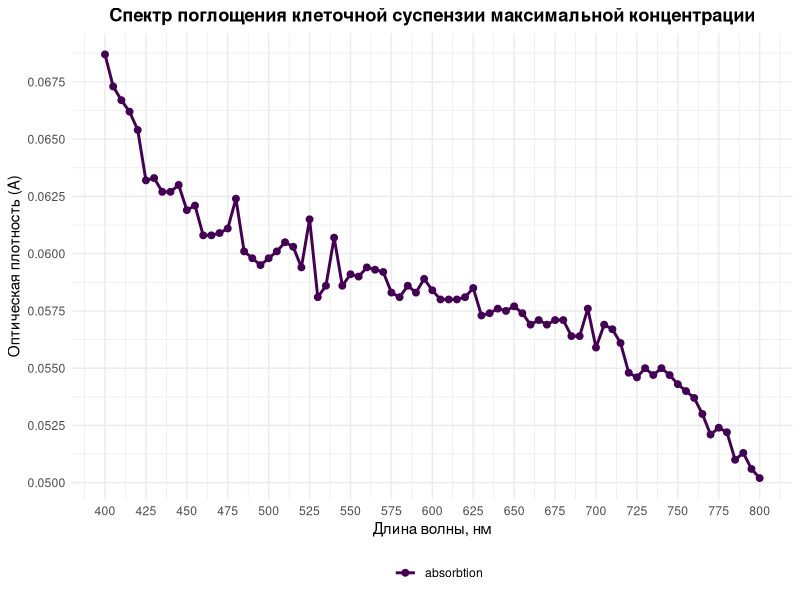
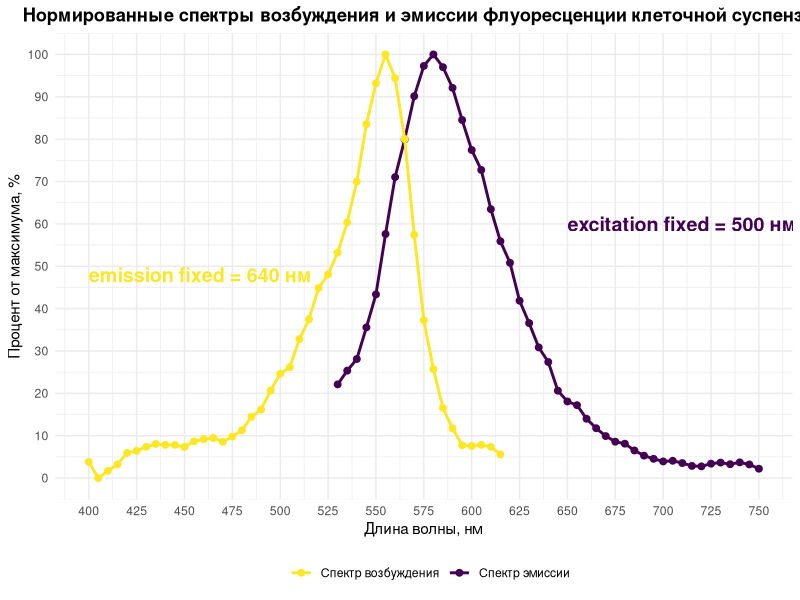
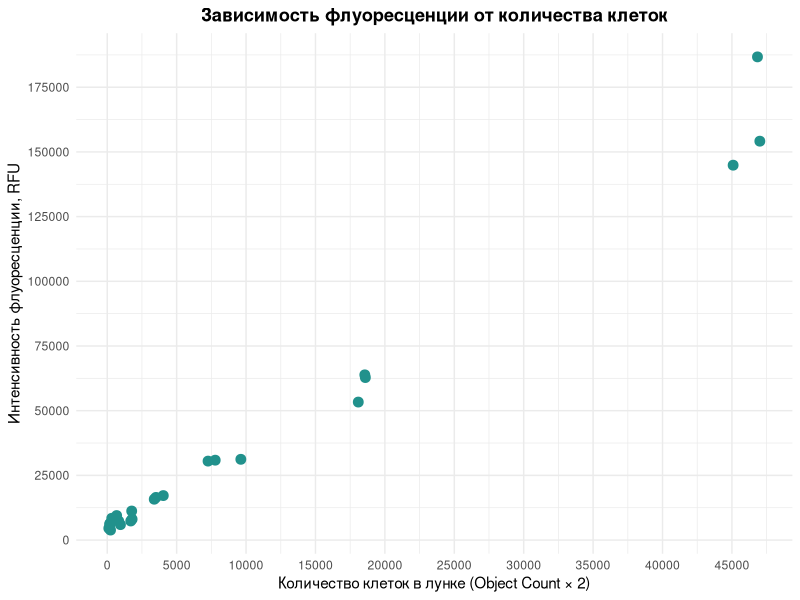
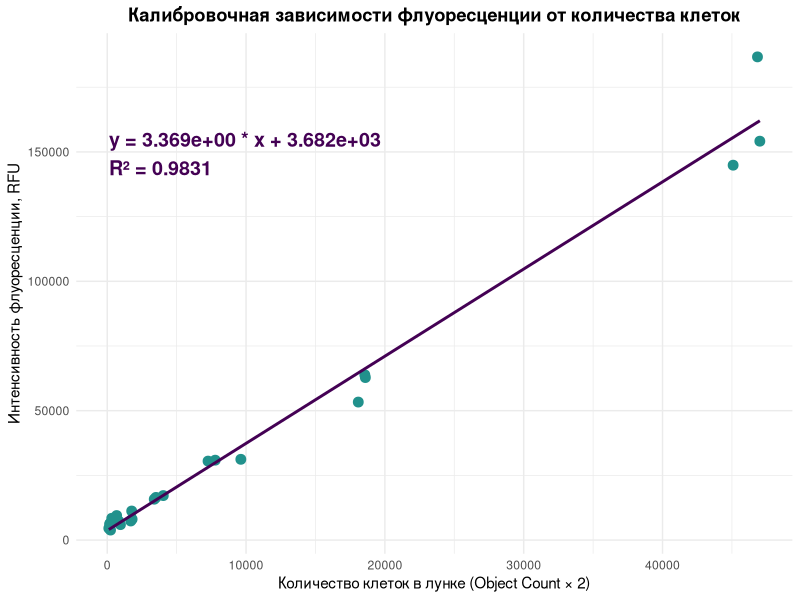
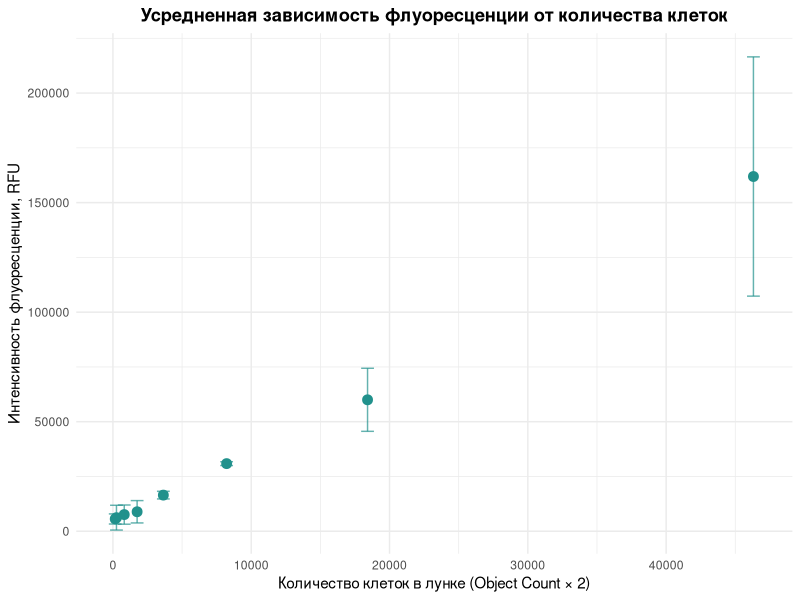
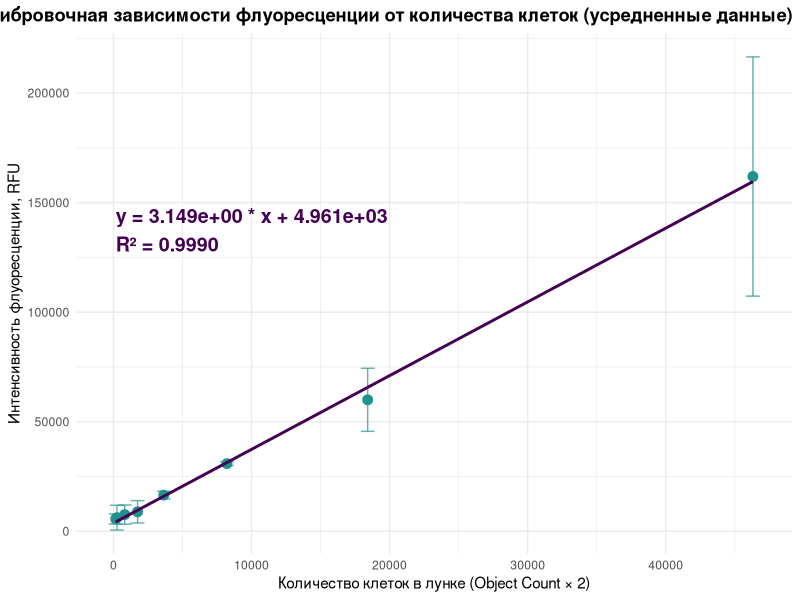

The R script that drew these images, in order:
library(ggplot2)
library(dplyr)
library(tidyr)
library(broom)
library(stringr)

# Длины волн (нм)
wavelengths_abs <- seq(400, 800, by = 5)
wavelengths_emis <- seq(530, 750, by = 5)
wavelengths_exc <- seq(400, 615, by = 5)

abs = c(
  0.0687, 0.0673, 0.0667, 0.0662, 0.0654, 0.0632, 0.0633, 0.0627,
  0.0627, 0.0630, 0.0619, 0.0621, 0.0608, 0.0608, 0.0609, 0.0611,
  0.0624, 0.0601, 0.0598, 0.0595, 0.0598, 0.0601, 0.0605, 0.0603,
  0.0594, 0.0615, 0.0581, 0.0586, 0.0607, 0.0586, 0.0591, 0.0590,
  0.0594, 0.0593, 0.0592, 0.0583, 0.0581, 0.0586, 0.0583, 0.0589,
  0.0584, 0.0580, 0.0580, 0.0580, 0.0581, 0.0585, 0.0573, 0.0574,
  0.0576, 0.0575, 0.0577, 0.0574, 0.0569, 0.0571, 0.0569, 0.0571,
  0.0571, 0.0564, 0.0564, 0.0576, 0.0559, 0.0569, 0.0567, 0.0561,
  0.0548, 0.0546, 0.0550, 0.0547, 0.0550, 0.0547, 0.0543, 0.0540,
  0.0537, 0.0530, 0.0521, 0.0524, 0.0522, 0.0510, 0.0513, 0.0506,
  0.0502
)

em = c(
  8682, 9955, 11032, 13961, 17018, 22614, 27885, 31374,
  35378, 38181, 39248, 38068, 36144, 33171, 30392, 28544,
  24910, 21942, 19944, 16431, 14360, 12110, 10754, 8095,
  7100, 6756, 5495, 4622, 3894, 3373, 3187, 2560,
  2082, 1787, 1546, 1605, 1394, 1131, 1087, 1339,
  1438, 1289, 1458, 1265, 870
)

ex = c(
  1744, 0, 783, 1481, 2705, 2940, 3364, 3684,
  3576, 3575, 3363, 3959, 4187, 4322, 3911, 4476,
  5150, 6601, 7393, 9437, 11237, 11947, 14979, 17110,
  20483, 21950, 24300, 27572, 31956, 38130, 42546, 45654,
  43089, 36543, 26222, 17005, 11748, 7559, 5359, 3542,
  3457, 3580, 3373, 2552
)

endpoint_fluor <- matrix(c(
  144877, 186733, 154152,
  53327,  63847,  62800,
  31205,  30512,  30868,
  17188,  16485,  15785,
  11218,   8067,   7365,
  7365,   9469,   5963,
  8414,   3858,   6312,
  6313,   5962,   4559
), nrow = 8, ncol = 3, byrow = TRUE)

cells_count <- matrix(c(
  22543, 23420, 23505,
  9042,  9277,  9297,
  4812,  3631,  3889,
  2019,  1756,  1693,
  881,   896,   847,
  412,   339,   476,
  163,   119,   102,
  91,   101,    57
), nrow = 8, ncol = 3, byrow = TRUE)

ggplot() +
  geom_line(aes(x = wavelengths_abs, y = abs, color = "absorbtion"), linewidth = 1) +
  geom_point(aes(x = wavelengths_abs, y = abs, color = "absorbtion"), size = 2) +
  scale_color_manual(values = c("absorbtion" = "#440154")) +
  scale_y_continuous(breaks = seq(0, 0.07, by = 0.0025)) +
  scale_x_continuous(breaks = seq(400, 800, by = 25)) +
  #scale_y_continuous(breaks = seq(0, 2.6, by = 0.25)) +
  #scale_x_continuous(breaks = seq(400, 600, by = 10)) +
  labs(
    x = "Длина волны, нм",
    y = "Оптическая плотность (A)",
    title = "Спектр поглощения клеточной суспензии максимальной концентрации",
    color = " "
  ) +
  theme_minimal() +
  theme(
    legend.position = "bottom",
    plot.title = element_text(hjust = 0.5, face = "bold")
  )

em_norm <- em / max(em) * 100
ex_norm <- ex / max(ex) * 100

ex_fix <- sprintf("excitation fixed = 500 нм")
em_fix <- sprintf("emission fixed = 640 нм")

ggplot() +
  geom_line(aes(x = wavelengths_emis, y = em_norm, color = "Спектр эмиссии"), linewidth = 1) +
  geom_point(aes(x = wavelengths_emis, y = em_norm, color = "Спектр эмиссии"), size = 2) +
  geom_line(aes(x = wavelengths_exc, y = ex_norm, color = "Спектр возбуждения"), linewidth = 1) +
  geom_point(aes(x = wavelengths_exc, y = ex_norm, color = "Спектр возбуждения"), size = 2) +
  annotate("text", x = 650, y = 60, label = ex_fix,
           hjust = 0, size = 5, fontface = "bold", color = "#440154") +
  annotate("text", x = 400, y = 48, label = em_fix,
           hjust = 0, size = 5, fontface = "bold", color = "#FDE725") +
  scale_color_manual(values = c("Спектр эмиссии" = "#440154", "Спектр возбуждения" = "#FDE725")) +
  scale_y_continuous(breaks = seq(0, 100, by = 10)) +
  scale_x_continuous(breaks = seq(400, 750, by = 25)) +
  labs(
    x = "Длина волны, нм",
    y = "Процент от максимума, %",
    title = "Нормированные спектры возбуждения и эмиссии флуоресценции клеточной суспензии",
    color = " "
  ) +
  theme_minimal() +
  theme(
    legend.position = "bottom",
    plot.title = element_text(hjust = 0.5, face = "bold")
  )

cells_per_well <- cells_count * 2

well_names <- paste(
  rep(paste0("row", 1:8), times = 3),
  rep(paste0("col", 1:3), each  = 8),
  sep = "_"
)

df_raw_lin <- data.frame(
  well         = well_names,
  fluorescence = as.vector(endpoint_fluor),
  cell_count   = as.vector(cells_per_well),
  stringsAsFactors = FALSE
)


# 2. Смотрим на график в ЛИНЕЙНЫХ координатах, чтобы глазами найти линейный участок.
# (Точки в начале будут прижаты к нулю, а в конце — взлетать вверх)
ggplot(df_raw_lin, aes(x = cell_count, y = fluorescence)) +
  geom_point(size = 3, color = "#21918C") +
  scale_y_continuous(breaks = seq(0, 200000, by = 25000)) +
  scale_x_continuous(breaks = seq(0, 50000, by = 5000)) +
  labs(
    x = "Количество клеток в лунке (Object Count × 2)",
    y = "Интенсивность флуоресценции, RFU",
    title = "Зависимость флуоресценции от количества клеток"
  ) +
  theme_minimal() +
  theme(
    plot.title = element_text(hjust = 0.5, face = "bold")
  )

# 3. Задаем границы линейного участка (например, от 5000 клеток, как обсуждали)
# Вам нужно посмотреть на график из п.2 и выбрать порог.
# Предположим, линейный участок начинается с 5000 клеток:
linear_df <- subset(df_raw_lin, cell_count >= 50)

# 4. Строим регрессию (lm) для линейного участка
model <- lm(fluorescence ~ cell_count, data = linear_df)

# 5. Выводим результаты (коэффициенты, их погрешности, R^2)
summary(model)

# 6. Красивый график только для линейного участка с формулой
# Извлекаем коэффициенты и R^2 для подписи на графике
intercept <- coef(model)[1]
slope     <- coef(model)[2]
r_squared <- summary(model)$r.squared

# Формируем текст формулы
eq_label <- sprintf("y = %.3e * x + %.3e\nR² = %.4f", slope, intercept, r_squared)

ggplot(linear_df, aes(x = cell_count, y = fluorescence)) +
  geom_point(size = 3, color = "#21918C") +
  geom_smooth(method = "lm", se = FALSE, color = "#440154") +
  annotate("text", x = min(linear_df$cell_count) * 1.1, 
           y = max(linear_df$fluorescence) * 0.8, 
           label = eq_label, fontface = "bold", hjust = 0, size = 5, color = "#440154") +
  labs(
    x = "Количество клеток в лунке (Object Count × 2)",
    y = "Интенсивность флуоресценции, RFU",
    title = "Калибровочная зависимости флуоресценции от количества клеток"
  ) +
  theme_minimal() +
  theme(plot.title = element_text(hjust = 0.5, face = "bold"))

# Строим обычную линейную регрессию (без весов, т.к. нет ошибки для каждой точки)
fit_raw <- lm(fluorescence ~ cell_count, data = df_raw_lin)

# Извлекаем коэффициенты
k_raw     <- coef(fit_raw)[["cell_count"]]
b_raw     <- coef(fit_raw)[["(Intercept)"]]
k_err_raw <- summary(fit_raw)$coefficients["cell_count", "Std. Error"]
b_err_raw <- summary(fit_raw)$coefficients["(Intercept)", "Std. Error"]
r2_raw    <- summary(fit_raw)$r.squared

cat("--- ЭТАП 1 (Без усреднения) ---\n")
cat(sprintf("y = (%.3e ± %.3e) * x + (%.3e ± %.3e)\n", k_raw, k_err_raw, b_raw, b_err_raw))
cat(sprintf("R^2 = %.4f\n\n", r2_raw))

# ==========================================
# ЗАДАНИЯ 8, 9, 10: УСРЕДНЕНИЕ И РАСЧЕТ CI
# ==========================================
df_mean <- df_raw_lin %>%
  # Создаем колонку row_num, вытаскивая цифру из названия (например, из "row1_col2" получим "1")
  mutate(row_num = str_extract(well, "(?<=row)\\d+")) %>%
  
  # Группируем по номеру строки
  group_by(row_num) %>%
  summarise(
    # 8) Усредняем интенсивность флуоресценции
    mean_fluor = mean(fluorescence, na.rm = TRUE),
    
    # 10) Усредняем количество клеток (так как в повторах оно может чуть отличаться)
    mean_cells = mean(cell_count, na.rm = TRUE),
    
    # Считаем ошибку и CI
    sd_fluor = sd(fluorescence, na.rm = TRUE),
    n = n(),
    .groups = "drop"
  ) %>%
  mutate(
    # 9) Рассчитываем 95% доверительный интервал
    sem = sd_fluor / sqrt(n),
    t_crit = qt(0.975, df = n - 1),
    ci_95 = t_crit * sem
  )

# ==========================================
# ЗАДАНИЕ 11: ПОСТРОЕНИЕ ГРАФИКА
# ==========================================
# Обратите внимание: по оси X теперь mean_cells (среднее из df_mean)
ggplot(df_mean, aes(x = mean_cells, y = mean_fluor)) +
  geom_point(size = 3, color = "#21918C") +
  geom_errorbar(aes(ymin = mean_fluor - ci_95, ymax = mean_fluor + ci_95), 
                width = max(df_mean$mean_cells) * 0.02, # Ширина усов (2% от макс. значения X)
                color = "#21918C", alpha = 0.7) +
  labs(
    x = "Количество клеток в лунке (Object Count × 2)",
    y = "Интенсивность флуоресценции, RFU",
    title = "Усредненная зависимость флуоресценции от количества клеток"
  ) +
  theme_minimal() +
  theme(
    plot.title = element_text(hjust = 0.5, face = "bold")
  )

# ==========================================
# ЗАДАНИЯ 12, 13: АППРОКСИМАЦИЯ ЛИНЕЙНОГО УЧАСТКА
# ==========================================
# Выбираем линейный участок (по вашему графику — это от 8000 клеток и выше)
# Если решите, что линейный участок начинается с 10000 — просто поменяйте цифру.
df_lin <- df_mean %>% filter(mean_cells >= 0)

# Строим регрессию с весами (1/CI^2)
fit_cells <- lm(mean_fluor ~ mean_cells, data = df_lin, weights = 1 / (ci_95^2 + 1e-5))

# Извлекаем результаты
k_cells     <- coef(fit_cells)[["mean_cells"]]
b_cells     <- coef(fit_cells)[["(Intercept)"]]
k_err_cells <- summary(fit_cells)$coefficients["mean_cells", "Std. Error"]
b_err_cells <- summary(fit_cells)$coefficients["(Intercept)", "Std. Error"]
r_squared   <- summary(fit_cells)$r.squared

# Выводим в консоль для отчета
cat(sprintf("Уравнение: y = (%.3e ± %.3e) * x + (%.3e ± %.3e)\n", 
            k_cells, k_err_cells, b_cells, b_err_cells))
cat(sprintf("R-squared: %.4f\n", r_squared))

# Строим финальный график только для линейного участка
eq_label <- sprintf("y = %.3e * x + %.3e\nR² = %.4f", k_cells, b_cells, r_squared)

ggplot(df_lin, aes(x = mean_cells, y = mean_fluor)) +
  geom_point(size = 3, color = "#21918C") +
  geom_errorbar(aes(ymin = mean_fluor - ci_95, ymax = mean_fluor + ci_95), 
                width = 1000, color = "#21918C", alpha = 0.7) +
  geom_smooth(method = "lm", se = FALSE, color = "#440154") +
  annotate("text", x = min(df_lin$mean_cells) * 1.05, 
           y = max(df_lin$mean_fluor) * 0.85, 
           label = eq_label, fontface = "bold", hjust = 0, size = 5, color = "#440154") +
  labs(
    x = "Количество клеток в лунке (Object Count × 2)",
    y = "Интенсивность флуоресценции, RFU",
    title = "Калибровочная зависимости флуоресценции от количества клеток (усредненные данные)"
  ) +
  theme_minimal() +
  theme(
    plot.title = element_text(hjust = 1, face = "bold")
  )

C_min <- 3 * b_err_cells / k_cells

cat(sprintf("Cmin = 3 * %.3e / %.3e = %.1f клеток\n", b_err_cells, k_cells, C_min))
